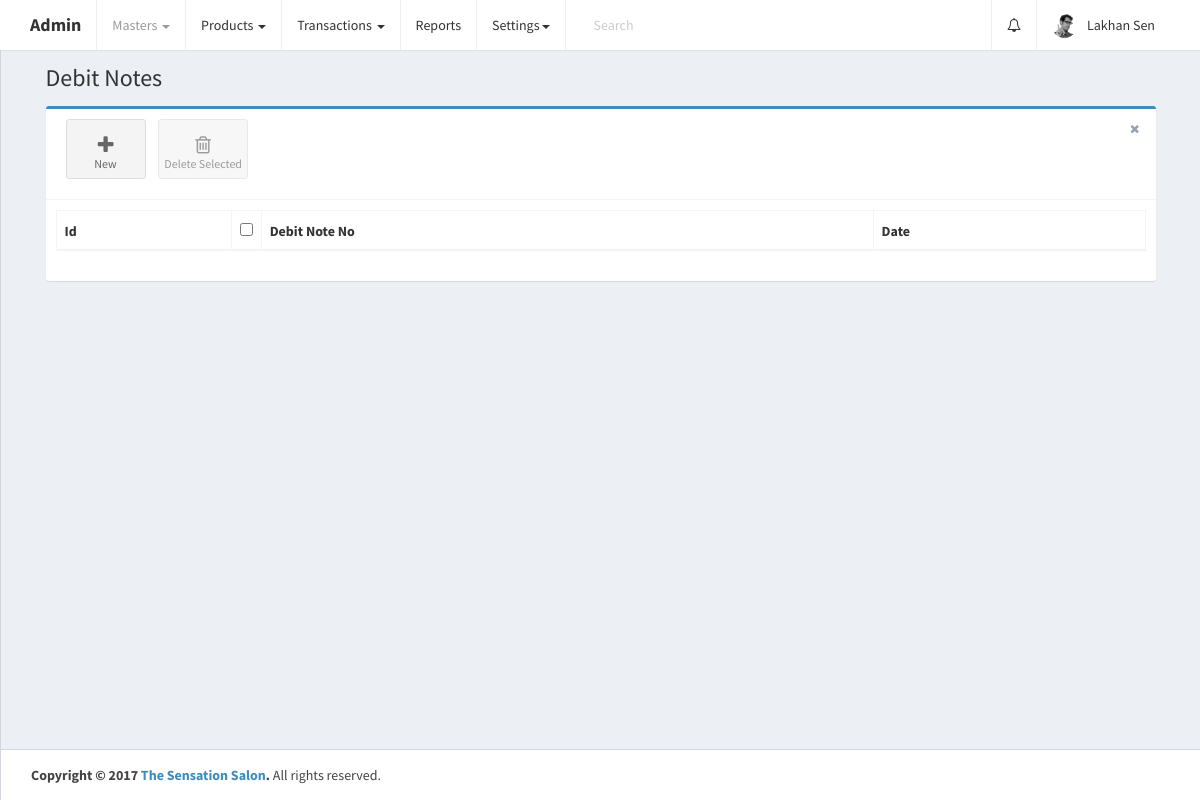
The page /home.php?controller=debitnotes&action=getall (signed in) on the database as committed earlier.
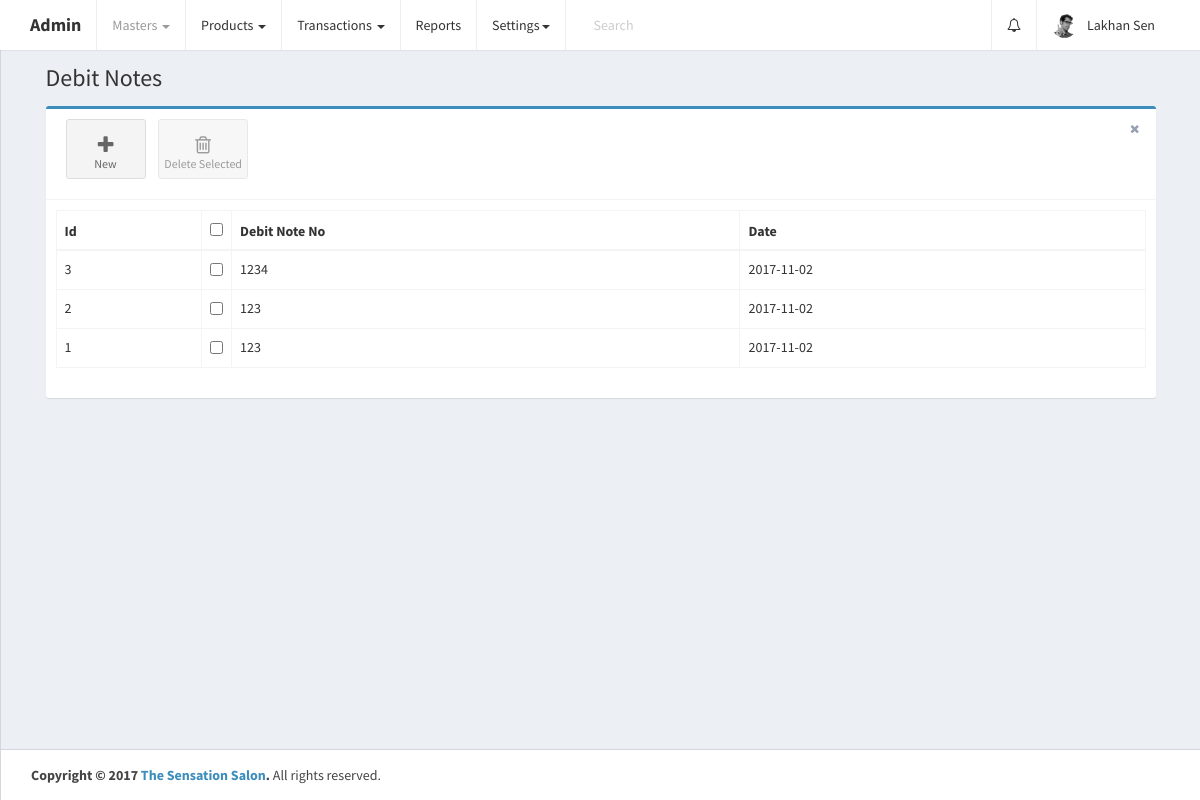
The same page on the database as committed later.
### tables this page shows
CREATE TABLE `debit_notes` (
  `id` int(11) UNSIGNED NOT NULL,
  `debit_note_no` varchar(255) DEFAULT NULL,
  `date` date DEFAULT NULL,
  `party_id` int(11) DEFAULT NULL,
  `purchase_invoice_data` longtext,
  `narration` text,
  `total_amount` double DEFAULT NULL,
  `created_at` datetime NOT NULL DEFAULT CURRENT_TIMESTAMP,
  `updated_at` datetime NOT NULL DEFAULT CURRENT_TIMESTAMP ON UPDATE CURRENT_TIMESTAMP
);

### home.php (called while the page is built, shortened)
<?php
require_once 'config/database.php';
if (isset($_GET['controller']) || isset($_GET['action'])) {
    if (isset($_GET['controller']))
        $controller = ucfirst($_GET['controller']);
    if (isset($_GET['action']))
        $action = $_GET['action'];
} else {
    $controller = 'Home';
    $action = 'index';
}
require_once 'config/routes.php';
?>

### controllers/DebitNotesController.php (called while the page is built, shortened)
<?php
class DebitNotesController {
    public $debitnotesobj;
    public $ex_ins_staff_members_nots;
    public function __construct() {
        require_once 'models/DebitNotes.php';
        $this->debitnotesobj = new DebitNotes();
        $this->ex_ins_staff_members_nots = array();
    }
    public function getall() {
        $page_header = 'Debit Notes';
        $debit_notes = $this->debitnotesobj->getAll();
        $ex_ins_staff_members_nots = $this->ex_ins_staff_members_nots;
        require_once APP_DIR . '/views/layout.php';
    }
}
?>

### config/Database.php (called while the page is built)
<?php
class Database {
    public function connect() {
        $conn = new mysqli('localhost', 'root', '', 'thesensationbeautycentre');
        if ($conn->connect_error) {
            die("Connection failed: " . $conn->connect_error);
        } else {
            return $conn;
        }
    }
}
?>

### models/DebitNotes.php (called while the page is built, shortened)
<?php
class DebitNotes {
    public $conn;
    public function __construct() {
        $db = new Database();
        $this->conn = $db->connect();
    }
    public function getAll() {
        $debit_notes = $this->conn->query('SELECT * FROM debit_notes ORDER BY id DESC');
        return $debit_notes;
    }
}
?>

### views/debit_notes.php (the view, shortened to what this page needs)
<link rel="stylesheet" href="public/plugins/datatables/dataTables.bootstrap.css">
<div class="row">
    <div class="col-xs-12">
        <div class="box box-primary">
            <div class="box-header with-border">
                <a class="btn btn-app" href="?controller=debitnotes&action=add">
                    <i class="fa fa-plus"></i> New
                </a>
                <button class="btn btn-app" id="delete_selected">
                    <i class="fa fa-trash-o"></i> Delete Selected
                </button>
                <div class="box-tools pull-right">
                    <button type="button" class="btn btn-box-tool" data-widget="remove"><i class="fa fa-times"></i></button>
                </div>
            </div>
            <div class="box-body">
                <div class="table-responsive">
                    <table id="debit_notes_table" class="table table-bordered table-hover" role="grid" aria-describedby="debit_notes_table_info">
                        <thead>
                            <tr>
                                <th>Id</th>
                                <th data-orderable="false" width="20px">
                                    <input type="checkbox" class="select-all">
                                </th>
                                <th>Debit Note No</th>
                                <th>Date</th>
                            </tr>
                        </thead>
                        <?php
                        if (isset($debit_notes)) {
                            if ($debit_notes->num_rows > 0) {
                                ?>
                                <tbody>
                                    <?php
                                    while ($debit_note = $debit_notes->fetch_assoc()) {
                                        ?>
                                        <tr id="tr_<?php echo $debit_note['id']; ?>">
                                            <td><?php echo $debit_note['id']; ?></td>
                                            <td><input type="checkbox" name="select_debit_notes[]" data-id="<?php echo $debit_note['id']; ?>"></td>
                                            <td><?php echo $debit_note['debit_note_no']; ?></td>
                                            <td><?php echo $debit_note['date']; ?></td>
                                        </tr>
                                        <?php
                                    }
                                    ?>
                                </tbody>
                                <?php
                            }
                        }
                        ?>
                    </table>
                </div>
            </div>
        </div>
    </div>
</div>

### config/routes.php (shortened to what this page needs)
<?php
$controllers = array(
    'Error' => ['index'],
    'Home' => ['index'],
    'Manager' => ['getManagers', 'addManager', 'getManager', 'updateManager', 'deleteManager', 'getManagersForAutoComp'],
    'Branch' => ['getBranches', 'getBranch', 'checkManager', 'addBranch'],
    'Brand' => ['getBrands', 'addBrand', 'getBrand', 'updateBrand', 'deleteBrand'],
    'Customer' => ['getCustomers', 'getCustomer', 'addCustomer', 'updateCustomer', 'deleteCutomer'],
    'Staff' => ['getstaffmembers', 'addstaff', 'getstaffmember', 'updatestaff', 'deletestaff'],
    'Accountgroup' => ['getacgroups', 'getAcGroup', 'addgroup', 'updategroup', 'deleteacgroup'],
    'Account' => ['getacs', 'getac', 'addaccount', 'updateac', 'deleteac'],
    'Productcategory' => ['getcategories', 'addcategory', 'getcategory', 'updatecategory', 'deletecategory'],
    'Product' => ['getproducts', 'getproduct', 'addproduct', 'updateproduct', 'deleteproduct', 'findProductByTerm', 'checkProductNameExist', 'checkQty', 'checkQtyForPurhase'],
    'Party' => ['getall', 'add', 'update', 'get', 'deleteCutomer', 'getPartyNameByTerm', 'getById'],
    'Purchase' => ['getbills', 'checkInovieExist', 'add', 'findLedgerByTerm', 'checkLedgerNameExist'],
    'Sale' => ['getbills', 'checkInovieExist', 'add', 'findLedgerByTerm', 'checkLedgerNameExist'],
    'Creditnotes' => ['getall', 'add', 'checkCreditNoteExist'],
    'Debitnotes' => ['getall', 'add', 'checkDebitNoteExist'],
);
if (array_key_exists($controller, $controllers)) {
    if (in_array($action, $controllers[$controller])) {
        switch ($controller) {
            case 'Debitnotes':
                $controller = new DebitNotesController();
                break;
        }
        $controller->$action();
    } else {
        require_once APP_DIR . '/controllers/ErrorController.php';
        $controller = new ErrorController();
        $action = 'index';
        $controller->$action();
    }
} else {
    require_once APP_DIR . '/controllers/ErrorController.php';
    $controller = new ErrorController();
    $action = 'index';
    $controller->$action();
}
?>

### views/layout.php (shortened to what this page needs)
<!DOCTYPE html>
<html>
    <head>
        <link href="public/plugins/bootstrap/css/bootstrap.min.css" rel="stylesheet">
        <link href="public/css/font-awesome.min.css" rel="stylesheet">
        <link href="public/css/admin.min.css" rel="stylesheet">
        <link href="public/css/skin-black-light.min.css" rel="stylesheet">
    </head>
    <body class="hold-transition skin-black-light layout-top-nav">
        <div class="wrapper">
            <header class="main-header">
                <nav class="navbar navbar-static-top">
                    <div class="container">
                        <div class="navbar-header">
                            <a href="home.php" class="navbar-brand"><b>Admin</b></a>
                        </div>
                        <div class="collapse navbar-collapse pull-left" id="navbar-collapse">
                            <ul class="nav navbar-nav">
                                <li class="dropdown active">
                                    <a href="#" class="dropdown-toggle" data-toggle="dropdown">Masters <span class="caret"></span></a>
                                </li>
                                <li class="dropdown">
                                    <a href="#" class="dropdown-toggle" data-toggle="dropdown">Products <span class="caret"></span></a>
                                </li>
                                <li class="dropdown">
                                    <a href="#" class="dropdown-toggle" data-toggle="dropdown">Transactions <span class="caret"></span></a>
                                </li>
                                <li>
                                    <a href="#">Reports</a>
                                </li>
                                <li class="dropdown">
                                    <a href="#" class="dropdown-toggle" data-toggle="dropdown">Settings<span class="caret"></span></a>
                                </li>
                            </ul>
                            <form class="navbar-form navbar-left" role="search">
                                <div class="form-group">
                                    <input type="text" class="form-control" id="navbar-search-input" placeholder="Search">
                                </div>
                            </form>
                        </div>
                        <div class="navbar-custom-menu">
                            <ul class="nav navbar-nav">
                                <?php
                                if (isset($ex_ins_staff_members_nots)) {
                                    ?>
                                    <li class="dropdown notifications-menu">
                                        <a href="#" class="dropdown-toggle" data-toggle="dropdown">
                                            <i class="fa fa-bell-o"></i>
                                        </a>
                                    </li>
                                    <?php
                                }
                                ?>
                                <li class="dropdown user user-menu">
                                    <a href="#" class="dropdown-toggle" data-toggle="dropdown">
                                        <img src="public/images/user2-160x160.jpg" class="user-image" alt="User Image">
                                        <span class="hidden-xs"><?php echo ucwords($_SESSION['admin']); ?></span>
                                    </a>
                                </li>
                            </ul>
                        </div>
                    </div>
                </nav>
            </header>
            <div class="content-wrapper">
                <div class="container">
                    <section class="content-header">
                        <h1><?php echo $page_header; ?></h1>
                    </section>
                    <section class="content">
                        <?php
                        include_once APP_DIR . $view_file;
                        ?>
                    </section>
                </div>
            </div>
            <footer class="main-footer">
                <div class="container">
                    <strong>Copyright &copy; 2017 <a href="http://www.sensationsalon.in/">The Sensation Salon</a>.</strong> All rights
                    reserved.
                </div>
            </footer>
        </div>
    </body>
</html>

### views/debit_notes.php (style rules this page uses)
.table-responsive { overflow-x: initial; }

Rows that differ between the two databases and show on the page:
added debit_notes: id "3", debit_note_no "1234", date "2017-11-02"
added debit_notes: id "2", debit_note_no "123", date "2017-11-02"
added debit_notes: id "1", debit_note_no "123", date "2017-11-02"
